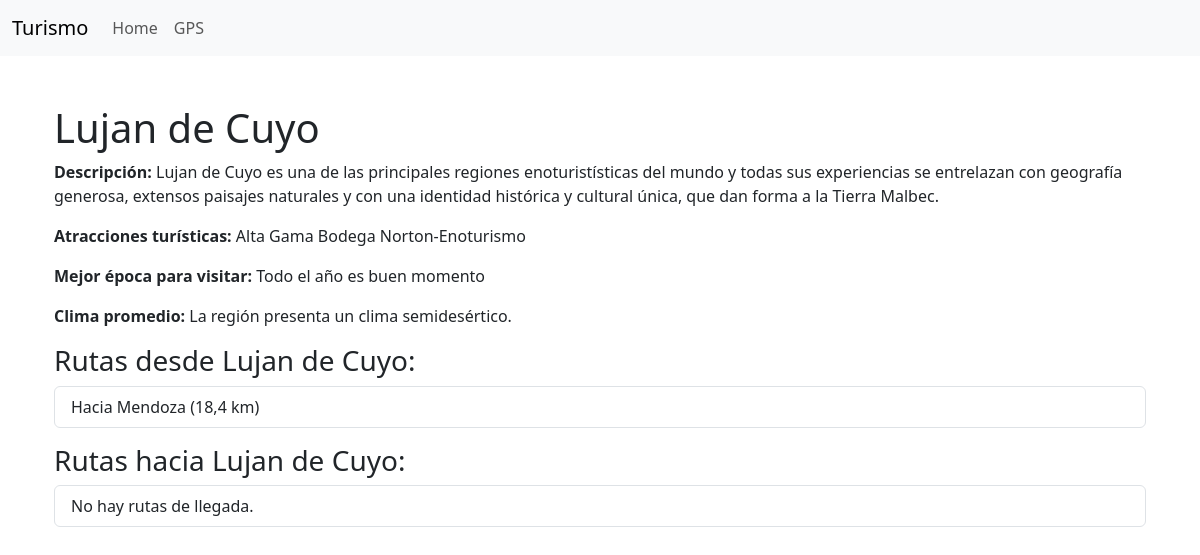
The page /city/2/ on the database its author committed.
### routes/models.py (models this page shows, shortened)
class City(models.Model):
    name = models.CharField(max_length=100)
    descripcion = models.TextField(blank=True, null=True, help_text="Breve descripción de la ciudad")
    atracciones = models.CharField(max_length=100, blank=True, null=True, help_text="Atracciones turísticas")
    mejor_epoca_para_visitar = models.CharField(max_length=50, blank=True, null=True, help_text="Mejor época para visitar")
    clima_promedio = models.CharField(max_length=50, blank=True, null=True, help_text="Clima promedio")

class Route(models.Model):
    start_city = models.ForeignKey(City, related_name='route_start', on_delete=models.CASCADE)
    end_city = models.ForeignKey(City, related_name='route_end', on_delete=models.CASCADE)
    distance = models.FloatField()

### routes/views.py (the view)
# urls.py: path('city/<int:id>/', views.city_detail, name='city_detail'),
def city_detail(request, id):
    ciudad = get_object_or_404(City, id=id)
    rutas_salida = Route.objects.filter(start_city=ciudad)
    rutas_llegada = Route.objects.filter(end_city=ciudad)
    return render(request, 'routes/city_detail.html', {
        'ciudad': ciudad,
        'rutas_salida': rutas_salida,
        'rutas_llegada': rutas_llegada
    })

### routes/templates/routes/city_detail.html (shortened to what this page needs)
{% extends 'routes/base.html' %}
{% block content %}
<div class="container mt-5">
    <h1>{{ ciudad.name }}</h1>
    {% if ciudad.descripcion %}
        <p><strong>Descripción:</strong> {{ ciudad.descripcion }}</p>
    {% endif %}
    {% if ciudad.atracciones %}
        <p><strong>Atracciones turísticas:</strong> {{ ciudad.atracciones }}</p>
    {% endif %}
    {% if ciudad.mejor_epoca_para_visitar %}
        <p><strong>Mejor época para visitar:</strong> {{ ciudad.mejor_epoca_para_visitar }}</p>
    {% endif %}
    {% if ciudad.clima_promedio %}
        <p><strong>Clima promedio:</strong> {{ ciudad.clima_promedio }}</p>
    {% endif %}
    <h3>Rutas desde {{ ciudad.name }}:</h3>
    <ul class="list-group mb-3">
        {% for ruta in rutas_salida %}
            <li class="list-group-item">
                Hacia {{ ruta.end_city.name }} ({{ ruta.distance }} km)
            </li>
        {% empty %}
            <li class="list-group-item">No hay rutas de salida.</li>
        {% endfor %}
    </ul>
    <h3>Rutas hacia {{ ciudad.name }}:</h3>
    <ul class="list-group mb-3">
        {% for ruta in rutas_llegada %}
            <li class="list-group-item">
                Desde {{ ruta.start_city.name }} ({{ ruta.distance }} km)
            </li>
        {% empty %}
            <li class="list-group-item">No hay rutas de llegada.</li>
        {% endfor %}
    </ul>
</div>
{% endblock %}

### rows shown on the page
City: name "Lujan de Cuyo", descripcion "Lujan de Cuyo es una de las principales regiones enoturistísticas del mundo y todas sus experiencias se entrelazan con geografía generosa, extensos paisajes naturales y con una identidad histórica y cultural única, que dan forma a la Tierra Malbec.", atracciones "Alta Gama Bodega Norton-Enoturismo", mejor_epoca_para_visitar "Todo el año es buen momento", clima_promedio "La región presenta un clima semidesértico."
Route: end_city.name "Mendoza", distance "18,4"
